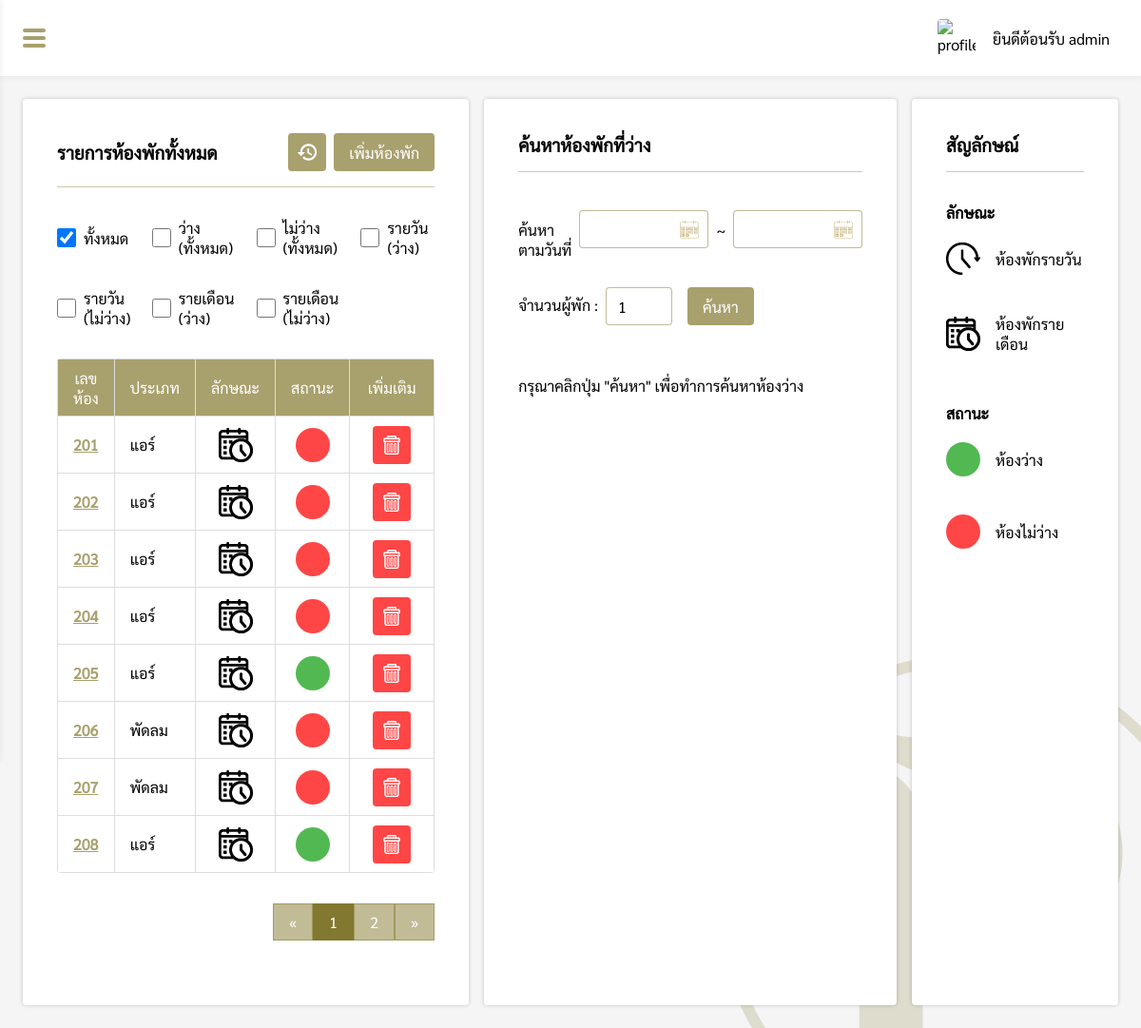
Page /pages/manage/roomList/index.php (signed in) on the earlier database version.
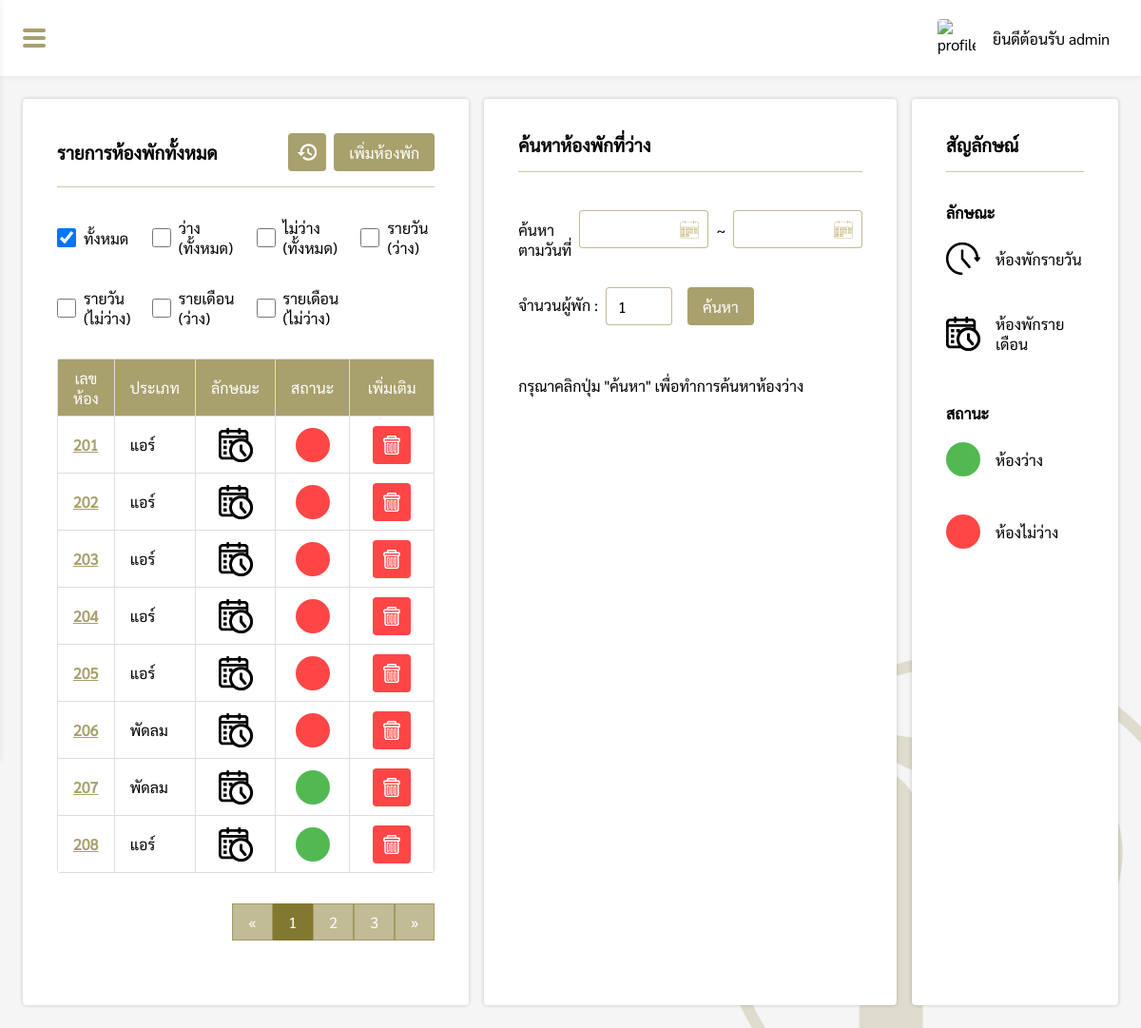
Same page on the later database version.
### tables this page shows
CREATE TABLE `roomlist` (
  `room_id` varchar(10) NOT NULL,
  `room_type` varchar(20) NOT NULL,
  `room_cat` varchar(20) NOT NULL,
  `room_status` varchar(20) NOT NULL
);

### pages/manage/roomList/index.php (the view, shortened to what the changed rows need)
<?php
if($_SESSION["level"] == "admin" || $_SESSION["level"] == "employee"){
    include("../../connection.php");
    $check = @$_REQUEST['Status'];
?>
<!DOCTYPE html>
<html lang="en">
<head>
    <link rel="stylesheet" href="../../../css/roomList.css">
    <link rel="stylesheet" href="../../../css/my-style.css">
    <link rel="stylesheet" href="../../../css/navbar.css">
</head>
<body>
    <div class="box">
        <div id="box-padding" style="padding:24px;">
            <div class="box-grid">
                <div class="roomList-box">
                    <?php
                    $perpage = 8;
                    if(isset($_GET['page'])){
                        $page = $_GET['page'];
                    }else{
                        $page = 1;
                    }
                    $start = ($page - 1) * $perpage;
                    if($check == "avai_all"){
                        $sql = "SELECT room_id, room_type, room_cat, room_status FROM roomlist WHERE room_status = 'ว่าง' ORDER BY room_id LIMIT {$start} , {$perpage}";
                    }else if($check == "unavai_all"){
                        $sql = "SELECT room_id, room_type, room_cat, room_status FROM roomlist WHERE room_status = 'ไม่ว่าง' ORDER BY room_id LIMIT {$start} , {$perpage}";
                    }else if($check == "avai_daily"){
                        $sql = "SELECT room_id, room_type, room_cat, room_status FROM roomlist WHERE room_status = 'ว่าง' AND room_cat = 'รายวัน' ORDER BY room_id LIMIT {$start} , {$perpage}";
                    }else if($check == "unavai_daily"){
                        $sql = "SELECT room_id, room_type, room_cat, room_status FROM roomlist WHERE room_status = 'ไม่ว่าง' AND room_cat = 'รายวัน' ORDER BY room_id LIMIT {$start} , {$perpage}";
                    }else if($check == "avai_month"){
                        $sql = "SELECT room_id, room_type, room_cat, room_status FROM roomlist WHERE room_status = 'ว่าง' AND room_cat = 'รายเดือน' ORDER BY room_id LIMIT {$start} , {$perpage}";
                    }else if($check == "unavai_month"){
                        $sql = "SELECT room_id, room_type, room_cat, room_status FROM roomlist WHERE room_status = 'ไม่ว่าง' AND room_cat = 'รายเดือน' ORDER BY room_id LIMIT {$start} , {$perpage}";
                    }else{
                        $sql = "SELECT room_id, room_type, room_cat, room_status FROM roomlist ORDER BY room_id LIMIT {$start} , {$perpage}";
                    }
                    $result = $conn->query($sql);
                    if ($result->num_rows > 0) {
                    ?>
                    <div style="overflow-x: auto;overflow-y:hidden;">
                        <table>
                            <tr>
                                <th>เลขห้อง</th>
                                <th>ประเภท</th>
                                <th>ลักษณะ</th>
                                <th>สถานะ</th>
                                <?php
                                if($_SESSION["level"] == "admin"){
                                ?>
                                <th>เพิ่มเติม</th>
                                <?php } ?>
                            </tr>
                            <?php
                            while($row = $result->fetch_assoc()) {
                            ?>
                            <tr>
                                <td><a href="<?php if($row["room_cat"] == "รายเดือน"){ echo "room_id.php?ID=".$row['room_id']; }else if($row["room_cat"] == "รายวัน"){ echo "roomdaily_id.php?ID=".$row['room_id']; } ?>"><?php echo $row["room_id"]; ?></a>
                                </td>
                                <td><?php echo $row["room_type"]; ?></td>
                                <td>
                                    <img id="cat" src="<?php if($row['room_cat'] == 'รายวัน'){ echo '../../../img/tool/clock-icon.png'; }else if($row['room_cat'] == 'รายเดือน'){ echo '../../../img/tool/calendar-icon.png'; } ?>" alt="category-icon">
                                </td>
                                <td><?php if($row["room_status"] == "ว่าง"){ echo "<div class='status-available'></div>"; }else{ echo "<div class='status-unavailable'></div>"; } ?></td>
                                <?php
                                if($_SESSION["level"] == "admin"){
                                ?>
                                <td>
                                    <div style="display:flex;justify-content:center;">
                                        <button id="<?php echo $row['room_id']; ?>" class="del-btn"></button>
                                    </div>
                                </td>
                                <?php } ?>
                            </tr>
                            <?php } ?>
                        </table>
                    </div>
                    <?php
                    if($check == "avai_all"){
                        $sql2 = "SELECT * FROM roomlist WHERE room_status = 'ว่าง'";
                    }else if($check == "unavai_all"){
                        $sql2 = "SELECT * FROM roomlist WHERE room_status = 'ไม่ว่าง'";
                    }else if($check == "avai_daily"){
                        $sql2 = "SELECT * FROM roomlist WHERE room_status = 'ว่าง' AND room_cat = 'รายวัน'";
                    }else if($check == "unavai_daily"){
                        $sql2 = "SELECT * FROM roomlist WHERE room_status = 'ไม่ว่าง' AND room_cat = 'รายวัน'";
                    }else if($check == "avai_month"){
                        $sql2 = "SELECT * FROM roomlist WHERE room_status = 'ว่าง' AND room_cat = 'รายเดือน'";
                    }else if($check == "unavai_month"){
                        $sql2 = "SELECT * FROM roomlist WHERE room_status = 'ว่าง' AND room_cat = 'รายเดือน'";
                    }else{
                        $sql2 = "SELECT * FROM roomlist";
                    }
                    $query2 = mysqli_query($conn, $sql2);
                    $total_record = mysqli_num_rows($query2);
                    $total_page = ceil($total_record / $perpage);
                    ?>
                    <div style="display:flex;justify-content:flex-end">
                        <div class="pagination">
                            <?php
                            if($check == "avai_all"){
                            ?>
                            <a href="index.php?Status=avai_all&page=1">&laquo;</a>
                            <?php for($i=1;$i<=$total_page;$i++){ ?>
                            <a href="index.php?Status=avai_all&page=<?php echo $i; ?>"
                                <?php if($page == $i){ echo "style='background-color: rgb(131, 120, 47, 1);color:#fff;'"; }?>><?php echo $i; ?></a>
                            <?php } ?>
                            <a href="index.php?Status=avai_all&page=<?php echo $total_page; ?>">&raquo;</a>
                            <?php
                            }else{
                            ?>
                            <a href="index.php?page=1">&laquo;</a>
                            <?php for($i=1;$i<=$total_page;$i++){ ?>
                            <a href="index.php?page=<?php echo $i; ?>"
                                <?php if($page == $i){ echo "style='background-color: rgb(131, 120, 47, 1);color:#fff;'"; }?>><?php echo $i; ?></a>
                            <?php } ?>
                            <a href="index.php?page=<?php echo $total_page; ?>">&raquo;</a>
                            <?php } ?>
                        </div>
                    </div>
                    <?php
                    }
                    ?>
                </div>
            </div>
        </div>
    </div>
</body>
</html>
<?php
}else{
    Header("Location: ../../login.php");
}

Differences in the rows shown:
changed roomlist id 205: room_status "ว่าง" → "ไม่ว่าง" (drawn)
changed roomlist id 207: room_status "ไม่ว่าง" → "ว่าง" (drawn)
Other differences:
new list line: "3"
